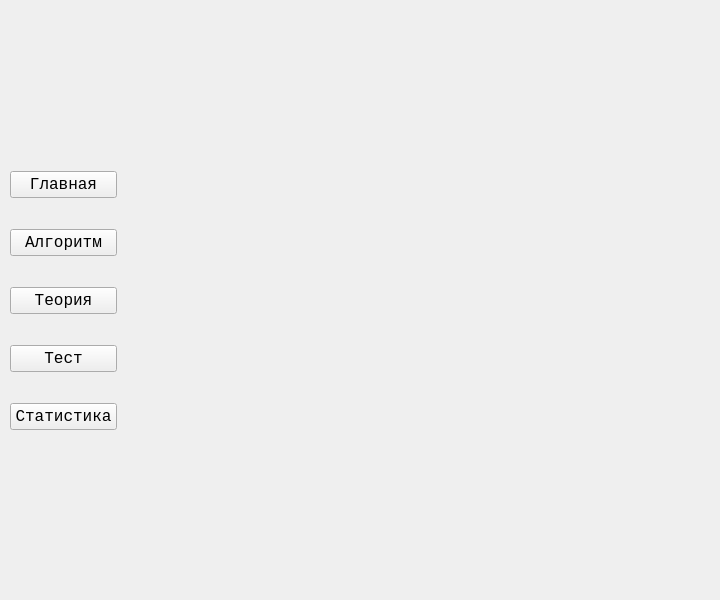
<?xml version="1.0" encoding="UTF-8"?>
<ui version="4.0">
 <class>MainWindow</class>
 <widget class="QMainWindow" name="MainWindow">
  <property name="geometry">
   <rect>
    <x>0</x>
    <y>0</y>
    <width>720</width>
    <height>600</height>
   </rect>
  </property>
  <property name="font">
   <font>
    <family>Monospace</family>
    <pointsize>12</pointsize>
   </font>
  </property>
  <property name="windowTitle">
   <string>MainWindow</string>
  </property>
  <property name="autoFillBackground">
   <bool>true</bool>
  </property>
  <property name="tabShape">
   <enum>QTabWidget::Rounded</enum>
  </property>
  <widget class="QWidget" name="centralwidget">
   <widget class="QWidget" name="verticalLayoutWidget_2">
    <property name="geometry">
     <rect>
      <x>10</x>
      <y>140</y>
      <width>107</width>
      <height>321</height>
     </rect>
    </property>
    <layout class="QVBoxLayout" name="menu">
     <property name="spacing">
      <number>0</number>
     </property>
     <item>
      <widget class="QPushButton" name="Main">
       <property name="font">
        <font>
         <family>Monospace</family>
         <pointsize>12</pointsize>
         <weight>50</weight>
         <bold>false</bold>
        </font>
       </property>
       <property name="text">
        <string>Главная</string>
       </property>
      </widget>
     </item>
     <item>
      <widget class="QPushButton" name="Algorithm">
       <property name="font">
        <font>
         <family>Monospace</family>
         <pointsize>12</pointsize>
         <weight>50</weight>
         <bold>false</bold>
        </font>
       </property>
       <property name="text">
        <string>Алгоритм</string>
       </property>
      </widget>
     </item>
     <item>
      <widget class="QPushButton" name="Theory">
       <property name="font">
        <font>
         <family>Monospace</family>
         <pointsize>12</pointsize>
         <weight>50</weight>
         <bold>false</bold>
        </font>
       </property>
       <property name="text">
        <string>Теория</string>
       </property>
      </widget>
     </item>
     <item>
      <widget class="QPushButton" name="Test">
       <property name="font">
        <font>
         <family>Monospace</family>
         <pointsize>12</pointsize>
        </font>
       </property>
       <property name="text">
        <string>Тест</string>
       </property>
      </widget>
     </item>
     <item>
      <widget class="QPushButton" name="Statistic">
       <property name="font">
        <font>
         <family>Monospace</family>
         <pointsize>12</pointsize>
         <weight>50</weight>
         <bold>false</bold>
        </font>
       </property>
       <property name="text">
        <string>Статистика</string>
       </property>
      </widget>
     </item>
    </layout>
   </widget>
   <widget class="QWidget" name="MW" native="true">
    <property name="geometry">
     <rect>
      <x>120</x>
      <y>0</y>
      <width>600</width>
      <height>600</height>
     </rect>
    </property>
    <property name="autoFillBackground">
     <bool>true</bool>
    </property>
   </widget>
  </widget>
 </widget>
 <resources/>
 <connections/>
</ui>
